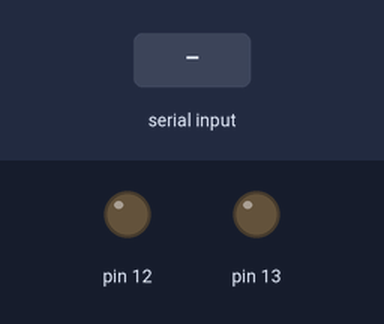
Recording of a sketch running on a simulated Arduino Uno, built with avr-gcc and run on an emulated ATmega328P. Parts: output pins drawn as LEDs (lit = HIGH). Dashed ring = blinking. The inputs (shaded band) are chosen by the test bench.

Above: at 1.2 s.
1.3 s: "4" received over Serial
At 2.1 s:
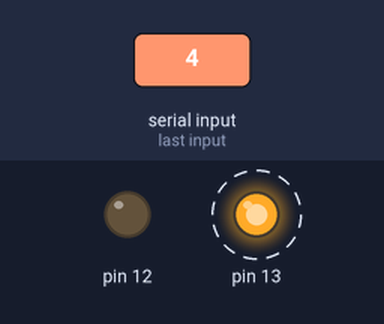
4.3 s: "1" received over Serial
6.8 s: "0" received over Serial
At 7.6 s:
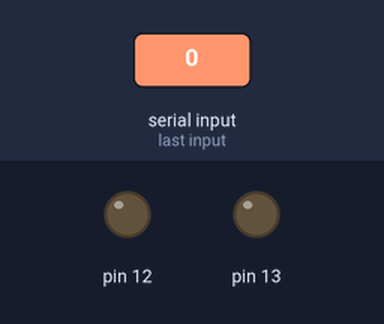
8.3 s: "2" received over Serial
At 8.9 s:
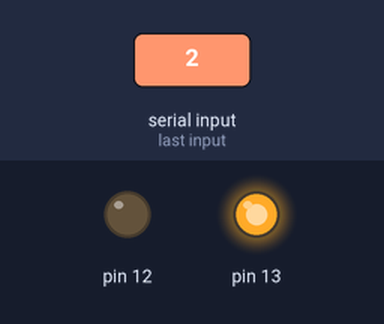
Timing chart, 0 to 10.8 s (numbered marks = the images above; inputs shaded):
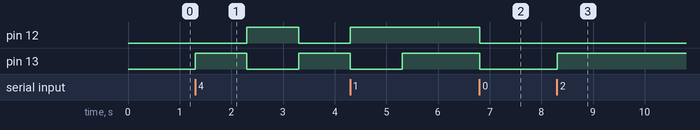

The sketch:

Project1.ino
```cpp
void setup() {
  Serial.begin(9600);
 pinMode(13, OUTPUT);
 pinMode(12, OUTPUT);
}

void loop() {
  char a = Serial.read();
  if (a == '0')
    {digitalWrite(13, 0);
    digitalWrite(12, 0);}
  else if (a == '1')
  { digitalWrite(13, 1);
   digitalWrite(12, 1);}
    else if (a == '2')
  { digitalWrite(13, 1);
   digitalWrite(12, 0);}
    else if (a == '3')
  { digitalWrite(13, 0);
   digitalWrite(12, 1);}
  else if (a == '4')
   { digitalWrite(13, 1);
   digitalWrite(12, 0);
    delay(1000);
    digitalWrite(13, 0);
    digitalWrite(12, 1);
    delay(1000);
     digitalWrite(13, 1);
   digitalWrite(12, 0);
    delay(1000);
    digitalWrite(13, 0);
    digitalWrite(12, 1);
    delay(1000);
   }

  delay(10);


}
```

Measured:
- after the input at 1.3 s, pin 12: LOW → HIGH after 1.0 s, → LOW 1.0 s later; pin 13: LOW → HIGH at once, → LOW 1.0 s later, → HIGH 1.0 s later
- after the input at 6.8 s, pin 12, pin 13: HIGH → LOW at once
- after the input at 8.3 s, pin 13: LOW → HIGH at once
